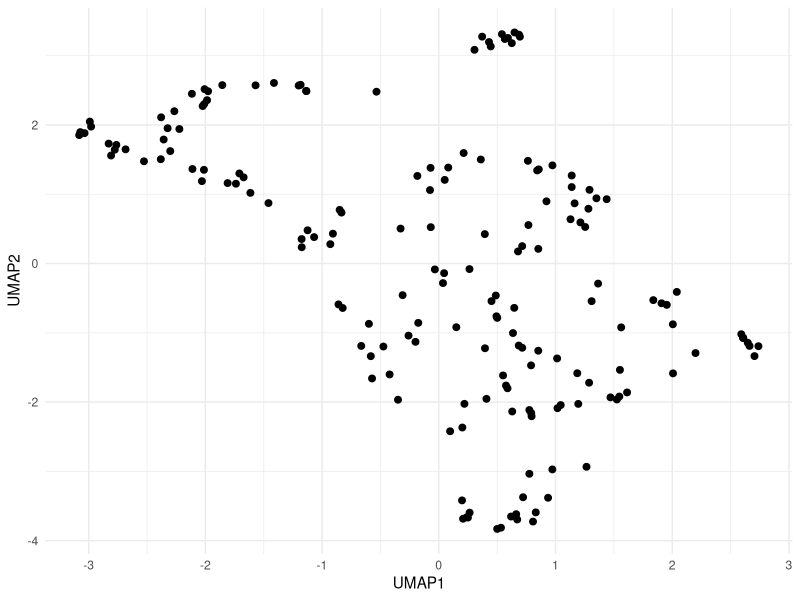
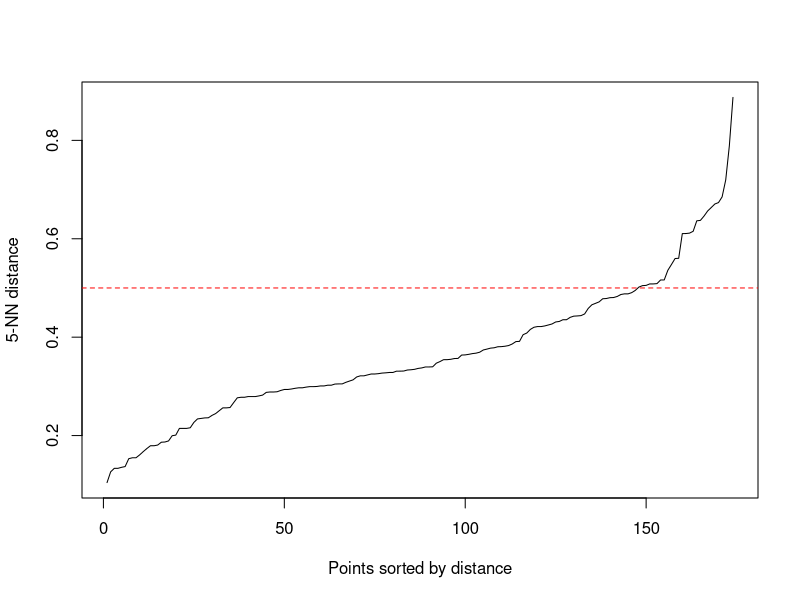
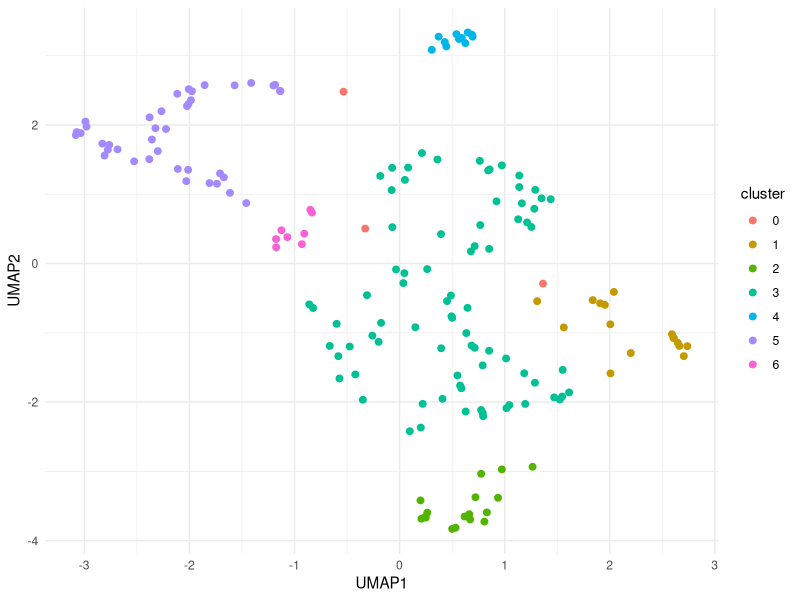

These figures' R source, in order:
## ---- chunk 1
library(readxl)
library(dplyr)
library(tidyr)
library(ggplot2)
library(uwot)
library(dbscan)
setwd("~/Desktop/Szade_Lab/aktualne")
## ---- chunk 2
cyto_cols_9 <- c(
  "all_events",
  "singlets_cells",
  "Live_dead_Ly6C_subset",
  "FSC_A_medium_SSC_A_high",
  "FSC_low.SSC_low",
  "FSChigh_SSChigh",
  "FSClow_SSC_high",
  "SSC_low_FSC_high",
  "cKit_neg",
  "non_mielo_wide",
  "Ter119_pos_CD16_32neg",
  "CD71high_Ter119neg",
  "CD71pos_Ter119low",
  "CD71pos_Ter119neg",
  "low6c_mono",
  "CD16_32pos_CD71hi",
  "CD16_32neg_CD71pos",
  "CD16_32neg_CD71neg",
  "CD16_32neg_CD71hi",
  "Ter119neg_CD105pos",
  "Ter119pos_CD105pos",
  "Ter119pos_CD105neg",
  "Ter119neg_CD105neg",
  "CD16_32low_CD71low",
  "neutrophils",
  "monocytes_1",
  "FcR_hi",
  "FcR_low",
  "FcR_neg",
  "non_mielo",
  "early_baso",
  "late_baso",
  "polychrom",
  "proerythro",
  "Q1_CD150neg_CD105pos",
  "Q2_CD150pos_CD105pos",
  "Q3_CD150pos_CD105neg",
  "Q4_CD150neg_CD105neg",
  "cKit_pos",
  "CD150pos_CD16_32neg",
  "GMP_1",
  "GMP_2",
  "non_GMP",
  "CMP_1",
  "CD71pos_CD34neg",
  "CMP_1_CD71pos_CD105pos",
  "CMP_1_CD71pos_CD105neg",
  "CFUE",
  "preCFUE",
  "preGM",
  "preMegE",
  "CMP_2",
  "trombo"
)

# wczytanie danych
df <- read_excel("ERC_aim1_exp9_summary.xlsx")

# OBIEKT R z samą cytometrią
df_cyto <- df %>%
  select(all_of(cyto_cols_9))

# normalizacja % of live dla wszystkich
library(dplyr)
denom <- "Live_dead_Ly6C_subset"
gate_cols <- setdiff(colnames(df_cyto), denom)

df_cyto_pct_live <- df_cyto %>%
  mutate(
    across(
      all_of(gate_cols),
      ~ ifelse(.data[[denom]] == 0 | is.na(.data[[denom]]), NA_real_, (.x / .data[[denom]]) * 100),
      .names = "{.col}_pct_live"
    )
  )

# normalizacja % of live dla zgatowanych populacji
gated_populations_9 <- c(
  "FSC_A_medium_SSC_A_high",
  "FSC_low.SSC_low",
  "FSChigh_SSChigh",
  "FSClow_SSC_high",
  "SSC_low_FSC_high",
  "cKit_neg",
  "non_mielo_wide",
  "Ter119_pos_CD16_32neg",
  "CD71high_Ter119neg",
  "CD71pos_Ter119low",
  "CD71pos_Ter119neg",
  "low6c_mono",
  "CD16_32pos_CD71hi",
  "CD16_32neg_CD71pos",
  "CD16_32neg_CD71neg",
  "CD16_32neg_CD71hi",
  "Ter119neg_CD105pos",
  "Ter119pos_CD105pos",
  "Ter119pos_CD105neg",
  "Ter119neg_CD105neg",
  "CD16_32low_CD71low",
  "neutrophils",
  "monocytes_1",
  "FcR_hi",
  "FcR_low",
  "FcR_neg",
  "non_mielo",
  "early_baso",
  "late_baso",
  "polychrom",
  "proerythro",
  "Q1_CD150neg_CD105pos",
  "Q2_CD150pos_CD105pos",
  "Q3_CD150pos_CD105neg",
  "Q4_CD150neg_CD105neg",
  "cKit_pos",
  "CD150pos_CD16_32neg",
  "GMP_1",
  "GMP_2",
  "non_GMP",
  "CMP_1",
  "CD71pos_CD34neg",
  "CMP_1_CD71pos_CD105pos",
  "CMP_1_CD71pos_CD105neg",
  "CFUE",
  "preCFUE",
  "preGM",
  "preMegE",
  "CMP_2",
  "trombo"
)

denom <- "Live_dead_Ly6C_subset"
df_gated_pct_live <- df_cyto %>%
  mutate(
    across(
      all_of(gated_populations_9),
      ~ ifelse(
        .data[[denom]] == 0 | is.na(.data[[denom]]),
        NA_real_,
        (.x / .data[[denom]]) * 100
      ),
      .names = "{.col}_pct_live"
    )
  ) %>%
  select(ends_with("_pct_live"))
## ---- chunk 3
# 1. NA -> 0
pca_mat <- df_gated_pct_live %>%
  mutate(across(everything(), ~ replace_na(.x, 0))) %>%
  as.matrix()

# 2. PCA bez log-transform
pca_res <- prcomp(
  pca_mat,
  center = TRUE,
  scale. = TRUE
)
## ---- chunk 4
# procent wariancji wyjaśnionej przez każdy PC
var_explained <- (pca_res$sdev^2) / sum(pca_res$sdev^2)

# w procentach
var_explained_percent <- var_explained * 100

var_explained_percent
## ---- chunk 5
# 3. bierzemy pierwsze 12 PC
pca_data <- pca_res$x[, 1:12, drop = FALSE]
## ---- chunk 6
library(uwot)
# UMAP
umap_res <- uwot::umap(pca_data)

# do ramki danych
umap_df <- data.frame(
  UMAP1 = umap_res[,1],
  UMAP2 = umap_res[,2]
)

head(umap_df)
library(ggplot2)

ggplot(umap_df, aes(x = UMAP1, y = UMAP2)) +
  geom_point(size = 2) +
  theme_minimal()
## ---- chunk 7
library(dbscan)

kNNdistplot(umap_res, k = 5)
abline(h = 0.5, col = "red", lty = 2)
## ---- chunk 8
library(dbscan)

db <- dbscan(umap_res, eps = 0.5, minPts = 5) # wybrane z wykresu elbow powyżej!!!

umap_df$cluster <- as.factor(db$cluster)

ggplot(umap_df, aes(x = UMAP1, y = UMAP2, color = cluster)) +
  geom_point(size = 2) +
  theme_minimal()
